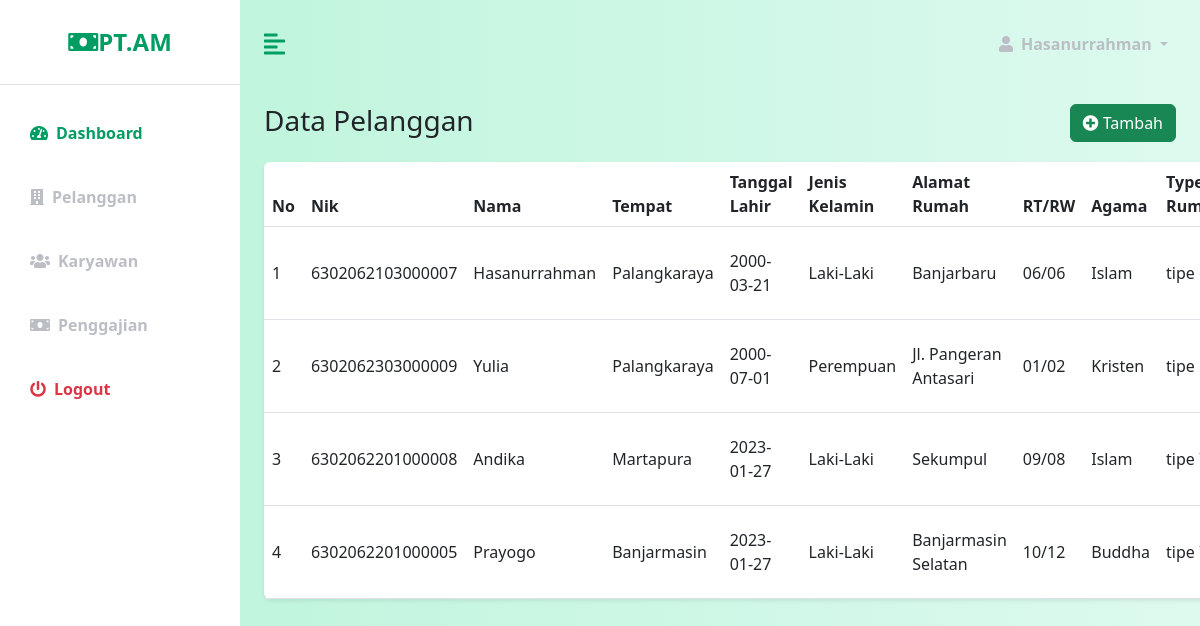
The app's page /index.php?page=pelanggan (signed in) with its own data.
### tables this page shows
CREATE TABLE `pelanggan` (
  `id` int(30) NOT NULL,
  `nik` varchar(50) NOT NULL,
  `nama` varchar(50) NOT NULL,
  `tempat` varchar(100) NOT NULL,
  `tgl_lahir` date NOT NULL,
  `jekel` enum('Laki-Laki','Perempuan') NOT NULL,
  `alamat_rumah` varchar(50) NOT NULL,
  `rt_rw` varchar(50) NOT NULL,
  `agama` enum('Islam','Kristen','Hindu','Buddha','Konghucu') NOT NULL,
  `type` varchar(50) NOT NULL
);

### pages/pelanggan/pelanggan.php (the view, shortened to what this page needs)
<?php
include "database/connection.php";
?>
<div class="row mt-3">
    <div class="col">
        <h3>Data Pelanggan</h3>
    </div>
    <div class="col">
        <a href="?page=pelanggantambah" class="btn btn-success float-end">
            <i class="fa fa-plus-circle"></i>
            Tambah
        </a>
    </div>
</div>
    <div class="row mt-3">
        <div class="col">
            <?php
            $selectSQL = "SELECT * FROM pelanggan";
            $result = mysqli_query($connection, $selectSQL);
            ?>
            <table class="table bg-white rounded shadow-sm  table-hover">
                <thead>
                    <tr>
                        <th scope="col" width="50">No</th>
                        <th scope="col">Nik</th>
                        <th scope="col">Nama</th>
                        <th scope="col">Tempat</th>
                        <th scope="col">Tanggal Lahir</th>
                        <th scope="col">Jenis Kelamin</th>
                        <th scope="col">Alamat Rumah</th>
                        <th scope="col">RT/RW</th>
                        <th scope="col">Agama</th>
                        <th scope="col">Type Rumah</th>
                    </tr>
                </thead>
                <tbody>
                    <?php
                    $no = 1;
                    while ($row = mysqli_fetch_assoc($result)) {
                    ?>
                        <tr class="align-middle">
                            <td>
                                <?php echo $no++ ?>
                            </td>
                            <td>
                                <?php echo $row["nik"] ?>
                            </td>
                            <td>
                                <?php echo $row["nama"] ?>
                            </td>
                            <td>
                                <?php echo $row["tempat"] ?>
                            </td>
                            <td>
                                <?php echo $row["tgl_lahir"] ?>
                            </td>
                            <td>
                                <?php echo $row["jekel"] ?>
                            </td>
                            <td>
                                <?php echo $row["alamat_rumah"] ?>
                            </td>
                            <td>
                                <?php echo $row["rt_rw"] ?>
                            </td>
                            <td>
                                <?php echo $row["agama"] ?>
                            </td>
                            <td>
                                <?php echo $row["type"] ?>
                            </td>
                        </tr>
                    <?php
                    }
                    ?>
                </tbody>
            </table>
    </div>
</div>

### index.php (shortened to what this page needs)
<!DOCTYPE html>
<html lang="en">
<head>
    <link href="https://cdn.jsdelivr.net/npm/bootstrap@5.2.2/dist/css/bootstrap.min.css" rel="stylesheet">
    <link rel="stylesheet" href="https://cdnjs.cloudflare.com/ajax/libs/font-awesome/5.15.3/css/all.min.css" />
    <link rel="stylesheet" href="css/custom.css" />
</head>
<body>
    <div class="d-flex" id="wrapper">
        <?php
        if ($_SESSION['level'] == 'Administrator') {
            include 'components/sidebar.php';
        } elseif ($_SESSION['level'] == 'Pimpinan') {
            include 'components/sidebar_pimpinan.php';
        } else {
            include 'components/sidebar_wakil.php';
        }?>
        <div id="page-content-wrapper">
            <?php include 'components/nav.php' ?>
            <div class="container-fluid px-4">
                <?php include 'routes.php' ?>
            </div>
        </div>
    </div>
</body>
</html>

### components/sidebar.php (shortened to what this page needs)
<div class="bg-white" id="sidebar-wrapper">
            <div class="sidebar-heading text-center py-4 primary-text fs-4 fw-bold text-uppercase border-bottom"><i class="fas fa-money-bill me-2="></i>PT.AM</div>
            <div class="list-group list-group-flush my-3">
                <a href="?page=dashboard" class="list-group-item list-group-item-action bg-transparent second-text active"><i class="fas fa-tachometer-alt me-2"></i>Dashboard</a>
                <a href="?page=pelanggan" class="list-group-item list-group-item-action bg-transparent second-text fw-bold"><i class="fas fa-building me-2"></i>Pelanggan</a>
                <a href="?page=karyawan" class="list-group-item list-group-item-action bg-transparent second-text fw-bold"><i class="fas fa-users me-2"></i>Karyawan</a>
                <a href="?page=pilihbulantahunpenggajian" class="list-group-item list-group-item-action bg-transparent second-text fw-bold"><i class="fas fa-money-bill me-2"></i>Penggajian</a>
                <a href="login.php" class="list-group-item list-group-item-action bg-transparent text-danger fw-bold"><i class="fas fa-power-off me-2"></i>Logout</a>
            </div>
        </div>

### components/nav.php (shortened to what this page needs)
<nav class="navbar navbar-expand-lg navbar-light bg-transparent py-4 px-4">
        <div class="d-flex align-items-center">
            <i class="fas fa-align-left primary-text fs-4 me-3" id="menu-toggle"></i>
        </div>
        <div class="collapse navbar-collapse" id="navbarSupportedContent">
            <ul class="navbar-nav ms-auto mb-2 mb-lg-0">
                <li class="nav-item dropdown">
                    <a class="nav-link dropdown-toggle second-text fw-bold" href="#" id="navbarDropdown"
                        role="button" data-bs-toggle="dropdown" aria-expanded="false">
                        <i class="fas fa-user me-2"></i><?= $_SESSION['nama'] ?>
                    </a>
                </li>
            </ul>
        </div>
    </nav>

### routes.php (shortened to what this page needs)
<?php
if(isset($_GET['page'])){
    $page = $_GET['page'];
} else {
    $page = "";
}
switch ($page) {
    case "pelanggan":
        include "pages/pelanggan/pelanggan.php";
        break;
}

### css/custom.css (style rules this page uses)
:root { --main-bg-color: #009d63; --main-text-color: #009d63; --second-text-color: #bbbec5; --second-bg-color: #c1efde; }
.primary-text { color: var(--main-text-color); }
.second-text { color: var(--second-text-color); }
#wrapper { overflow-x: hidden; background-image: linear-gradient(to right, #baf3d7, #c2f5de, #cbf7e4, #d4f8ea, #ddfaef); }
#sidebar-wrapper { min-height: 100vh; margin-left: -15rem; -webkit-transition: margin 0.25s ease-out; -moz-transition: margin 0.25s ease-out; -o-transition: margin 0.25s ease-out; transition: margin 0.25s ease-out; }
#sidebar-wrapper .sidebar-heading { padding: 0.875rem 1.25rem; font-size: 1.2rem; }
#sidebar-wrapper .list-group { width: 15rem; }
#page-content-wrapper { min-width: 100vw; }
#menu-toggle { cursor: pointer; }
.list-group-item { border: none; padding: 20px 30px; }
.list-group-item.active { background-color: transparent; color: var(--main-text-color); font-weight: bold; border: none; }
@media (min-width: 768px) { #sidebar-wrapper { margin-left: 0; } }
@media (min-width: 768px) { #page-content-wrapper { min-width: 0; width: 100%; } }

### records on screen
pelanggan: nik "6302062103000007", nama "Hasanurrahman", tempat "Palangkaraya", tgl_lahir "2000-03-21", jekel "Laki-Laki", alamat_rumah "Banjarbaru", rt_rw "06/06", agama "Islam", type "tipe…"
pelanggan: nik "6302062303000009", nama "Yulia", tempat "Palangkaraya", tgl_lahir "2000-07-01", jekel "Perempuan", alamat_rumah "Jl. Pangeran Antasari", rt_rw "01/02", agama "Kristen", type "tipe…"
pelanggan: nik "6302062201000008", nama "Andika", tempat "Martapura", tgl_lahir "2023-01-27", jekel "Laki-Laki", alamat_rumah "Sekumpul", rt_rw "09/08", agama "Islam", type "tipe…"
pelanggan: nik "6302062201000005", nama "Prayogo", tempat "Banjarmasin", tgl_lahir "2023-01-27", jekel "Laki-Laki", alamat_rumah "Banjarmasin Selatan", rt_rw "10/12", agama "Buddha", type "tipe…"

### other values on screen
$_SESSION['nama'] "Hasanurrahman"
